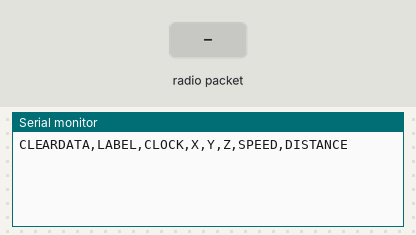
Bench run of a sketch on a simulated Arduino Uno, built with avr-gcc and run on an emulated ATmega328P. Shown: the last lines printed to the serial monitor. The inputs (shaded band) are chosen by the test bench. No radio packets arrive unless stated.

Above: at 1.2 s.
1.3 s: radio packet "1" arrives
At 2.0 s:
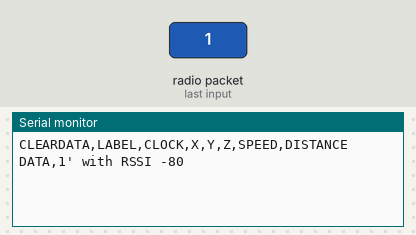
2.8 s: radio packet "0" arrives
At 3.1 s:
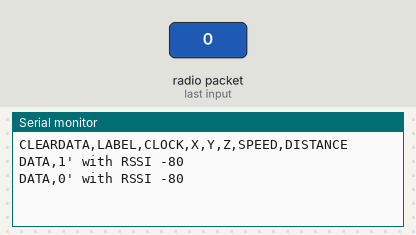
4.3 s: radio packet "2" arrives
At 5.5 s:
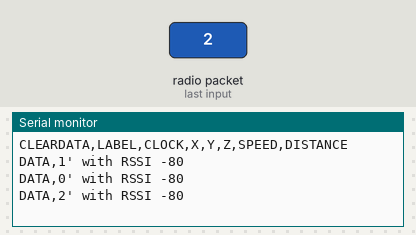

Measured:
- after the input at 1.3 s, the serial monitor: prints a new line at once (image 1)
- after the input at 2.8 s, the serial monitor: prints a new line at once (image 2)
- after the input at 4.3 s, the serial monitor: prints a new line at once (image 3)

The sketch:

LoRaReceiver.ino
```cpp
#include <SPI.h>
#include <LoRa.h>

void setup() {
  Serial.begin(9600);
  while (!Serial);

  Serial.println("CLEARDATA,LABEL,CLOCK,X,Y,Z,SPEED,DISTANCE");

  if (!LoRa.begin(433E6)) {
    Serial.println("Starting LoRa failed!");
    while (1);
  }
}

void loop() {
  // try to parse packet
  int packetSize = LoRa.parsePacket();
  if (packetSize) {
    // received a packet
    Serial.print("DATA,");

    // read packet
    while (LoRa.available()) {
      Serial.print((char)LoRa.read());
      Serial.print("");
    }

     //print RSSI of packet
    Serial.print("' with RSSI ");
    Serial.println(LoRa.packetRssi());

  }
}
```
